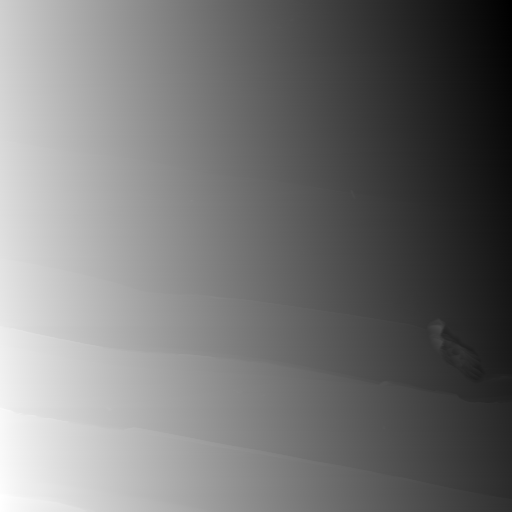
#> input picture data/data1/rawdata1.tif, 512 x 512 px
$ jupyter execute --allow-errors dev.ipynb   (shell and % lines are left out)
#> lines starting #> are read from the running program, lines starting #| are printed output that depends on the picture; after the words box and inside, x2 and y2 are one past the last pixel; in counts of white or black regions, pixels touching at a corner belong together
[cell 1]
import sys
import numpy as np
import cv2
from IPython.display import Image, display
from ipywidgets import widgets
from matplotlib import pyplot as plt
from matplotlib.figure import Figure as Figure
from matplotlib.axes import Axes as Axes
import logging
logging.basicConfig(level=logging.INFO)

print("python version:", sys.version)
print("numpy version:", np.__version__)
print("opencv version:", cv2.__version__) # type: ignore

[cell 2]
def drawInSubplot(fig:Figure, pos, img, title="", colorbar=False):
    ax = fig.add_subplot(*pos)
    axImage = ax.imshow(img)
    if title:
        ax.set_title(title)
    if colorbar:
        fig.colorbar(axImage, ax=ax)
    return ax,axImage


def plotInSubplot(fig:Figure, pos, data, title="", legend=True):
    ax = fig.add_subplot(*pos)
    if type(data) == dict:
        for k,v in data.items():
            ax.plot(v[0],v[1], label=k)
        ax.legend()
    elif type(data)==tuple:
        if (type(data[0])==tuple):
            for d in data:
                ax.plot(d[0],d[1])
        else:
            ax.plot(data[0],data[1])
    if title:
        ax.set_title(title)
    return ax

[cell 3]
raw_data = cv2.imread("data/data1/rawdata1.tif",cv2.IMREAD_UNCHANGED)
#> raw_data is the input picture: shape (512, 512) uint16; min 0, max 65535, mean 29993.7
print(raw_data.shape, raw_data.dtype)
#| (512, 512) uint16
jpg_data = cv2.cvtColor(cv2.imread("data/data1/rawdata1.jpg"), cv2.COLOR_BGR2GRAY)
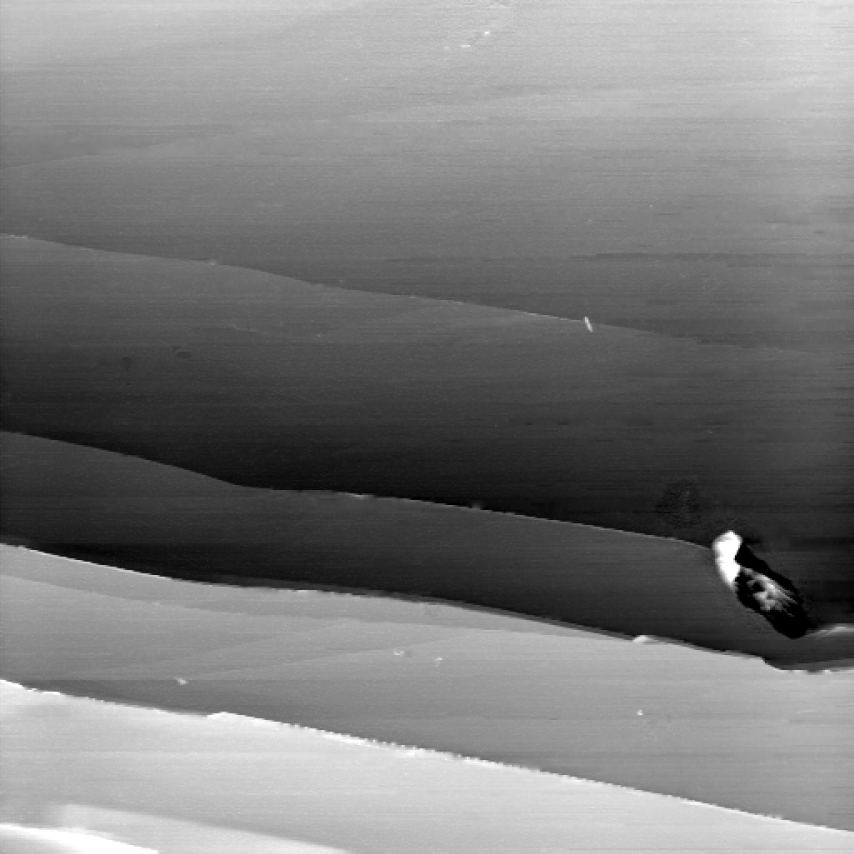
#> input picture data/data1/rawdata1.jpg, 2560 x 2560 px (shown at 1/3 size)
#> jpg_data: shape (2560, 2560); min 0, max 255, mean 123.3
print(jpg_data.shape, jpg_data.dtype)
#| (2560, 2560) uint8
manually_marked = cv2.imread("data/data1/rawdata1_manually_marked.png")
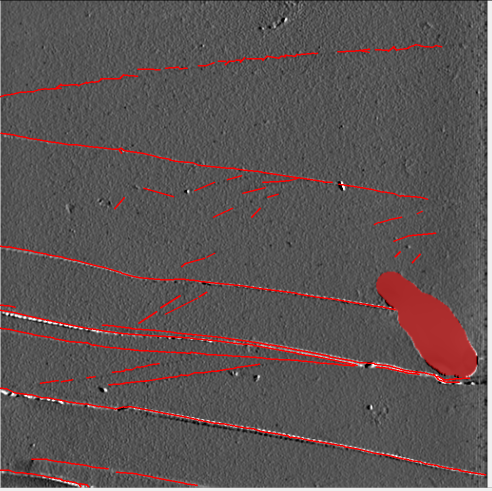
#> input picture data/data1/rawdata1_manually_marked.png, 983 x 981 px (shown at 1/2 size)
#> manually_marked is the input picture: shape (981, 983, 3); mean B, G, R 83.6, 83.6, 92.3
print(manually_marked.shape, manually_marked.dtype)
#| (981, 983, 3) uint8

UINT16TO8 = "uint16_to_uint8"
F32TOUINT8 = "float32_to_uint8"
F32TOUINT16 = "float32_to_uint16"
def compress(img:np.ndarray,mode=UINT16TO8)->np.ndarray:
    if mode == UINT16TO8:
        return (img.astype(np.float32)/256).astype(np.uint8)
    elif mode == F32TOUINT8:
        leveled = (img - img.min())/(img.max()-img.min())
        return (leveled*255).astype(np.uint8)
    elif mode == F32TOUINT16:
        leveled = (img - img.min())/(img.max()-img.min())
        return (leveled*65535).astype(np.uint16)
    else:
        raise ValueError("Unknown compression mode.")

#> (the rest of this cell did not finish here and is left out)

[cell 4]
raw_data = cv2.imread("data/data1/rawdata1.tif",cv2.IMREAD_UNCHANGED)
jpg_data = cv2.cvtColor(cv2.imread("data/data1/rawdata1.jpg"), cv2.COLOR_BGR2GRAY)

def slopeComp(img:np.ndarray, slope:float, axis:int)->np.ndarray:
    out_dtype = img.dtype
    x = np.arange(img.shape[axis]).astype(np.float32)
    y = x*slope
    if axis == 0:
        base = y.reshape((1,-1)).repeat(img.shape[1], axis=0)
    elif axis == 1:
        base = y.reshape((-1,1)).repeat(img.shape[0], axis=1)
    else:
        raise ValueError("invalid axis")
    f_array = img.astype(np.float32) - base
    maxval = f_array.max()
    minval = f_array.min()
    rangeval = maxval - minval
    if out_dtype == np.uint8:
        if rangeval > 256:
            logging.warning("rangeval > 256")
        if maxval >= 256:
            f_array -= maxval - 255
        elif minval < 0:
            f_array -= minval
        return f_array.astype(np.uint8)
    elif out_dtype == np.uint16:
        if rangeval > 65536:
            logging.warning("rangeval > 65536")
        if maxval >= 65536:
            f_array -= maxval - 65535
        elif minval < 0:
            f_array -= minval
        return f_array.astype(np.uint16)
    else:
        return f_array

dx = cv2.filter2D(raw_data.astype(np.float32),-1,np.array([[-1.0,1.0]]))
dy = cv2.filter2D(raw_data.astype(np.float32),-1,np.array([[-1.0],[1.0]]))
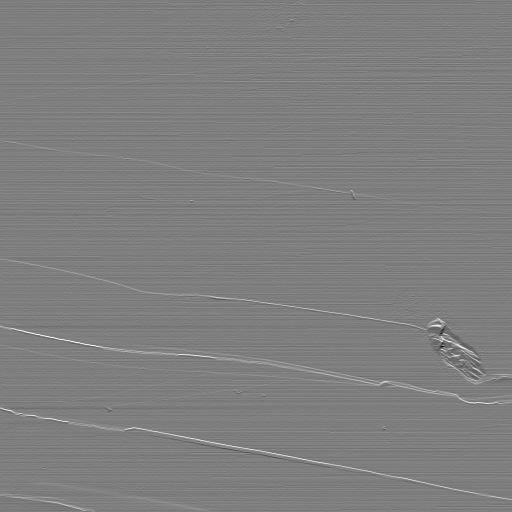
#> dy: shape (512, 512) float32; min -2156, max 2212, mean 24.2; drawn with min black and max white
mdx = np.median(dx)
#> mdx = -104
mdy = np.median(dy)
#> mdy = 17
slope_comped = compress(slopeComp(slopeComp(raw_data, mdx, 0), mdy, 1), F32TOUINT8)
#> in slopeComp, `y = x*slope`: y = 512 values, max 0 at index 0, min -53144 at index 511, mean -26572
#> in slopeComp, `f_array = img.astype(np.float32) - base`:
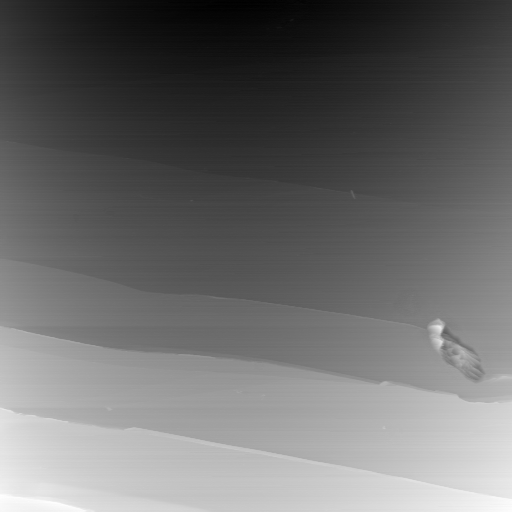
#> f_array: shape (512, 512) float32; min 49886, max 65553, mean 56565.7; drawn with min black and max white
#> in slopeComp, `maxval = f_array.max()`: maxval = 65553
#> in slopeComp, `minval = f_array.min()`: minval = 49886
#> in slopeComp, `rangeval = maxval - minval`: rangeval = 15667
#> call 2 of slopeComp, with slope = 17, axis = 1
#> in slopeComp (call 2), `y = x*slope`: y = 512 values from 0 to 8687
#> in slopeComp (call 2), `base = y.reshape((-1,1)).repeat(img.shape[0], axis=1)`:
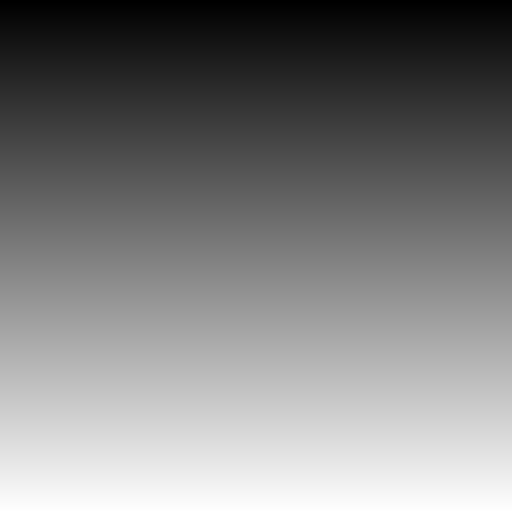
#> base: shape (512, 512) float32; min 0, max 8687, mean 4343.5; drawn with min black and max white
#> in slopeComp (call 2), `f_array = img.astype(np.float32) - base`:
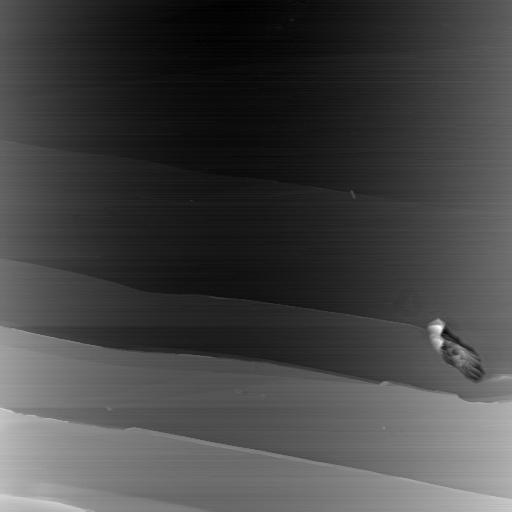
#> f_array: shape (512, 512) float32; min 49823, max 58662, mean 52204.2; drawn with min black and max white
#> in slopeComp (call 2), `maxval = f_array.max()`: maxval = 58662
#> in slopeComp (call 2), `minval = f_array.min()`: minval = 49823
#> in slopeComp (call 2), `rangeval = maxval - minval`: rangeval = 8839

dy = cv2.filter2D(jpg_data.astype(np.float32),-1,np.array([[-1.0],[1.0]]))
#> dy: shape (2560, 2560) float32
mdx = np.median(cv2.filter2D(jpg_data.astype(np.float32),-1,np.array([[-1.0,1.0]])))
#> mdx = 0
mdy = np.median(dy)
#> mdy = 0
jpg_flatten = compress(slopeComp(slopeComp(jpg_data, mdx, 0), 0.023, 1), F32TOUINT8)
#> in slopeComp (call 3), `base = y.reshape((1,-1)).repeat(img.shape[1], axis=0)`: base: shape (2560, 2560) float32; every value is 0
#> call 4 of slopeComp, with slope = 0.023, axis = 1
#> in slopeComp (call 4), `f_array = img.astype(np.float32) - base`:
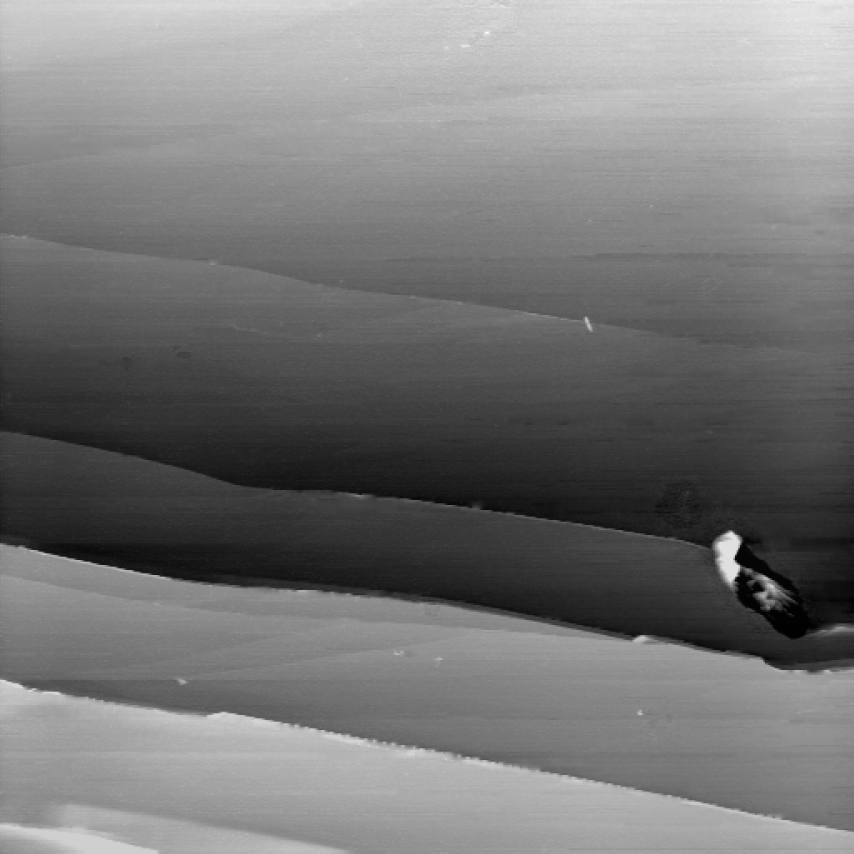
#> f_array: shape (2560, 2560) float32 (shown at 1/3 size); min -45.4, max 252.8, mean 93.8; drawn with min black and max white
#> in slopeComp (call 4), `maxval = f_array.max()`: maxval = 252.8
#> in slopeComp (call 4), `minval = f_array.min()`: minval = -45.4
#> in slopeComp (call 4), `rangeval = maxval - minval`: rangeval = 298.2

#> (the rest of this cell did not finish here and is left out)

[cell 5]
def longPrewitt(img:np.ndarray, size:tuple[int,int], axis:int)->np.ndarray:
    if (axis < 0 or axis > 1):
        raise ValueError("invalid axis")
    halfwidth = size[1-axis] // 2
    kernel = np.hstack((-np.ones(halfwidth),np.zeros(size[not axis]%2),np.ones(halfwidth))) / halfwidth
    shape = (1-axis*2, axis*2-1) # 0->(1,-1), 1->(-1,1)
    kernel = np.repeat(kernel.reshape(shape), size[axis], axis=1-axis) / size[axis]
    return cv2.filter2D(img.astype(np.float32),-1,kernel)

med_size = 5
prewitt_size = 7
prewitt_width = 3

med = cv2.medianBlur(slope_comped,med_size)
dx = longPrewitt(med, (prewitt_width,prewitt_size), 0)
dy = longPrewitt(med, (prewitt_size,prewitt_width), 1)
#> call 2 of longPrewitt, with size = (7, 3), axis = 1
#> in longPrewitt (call 2), `return cv2.filter2D(img.astype(np.float32),-1,kernel)`:
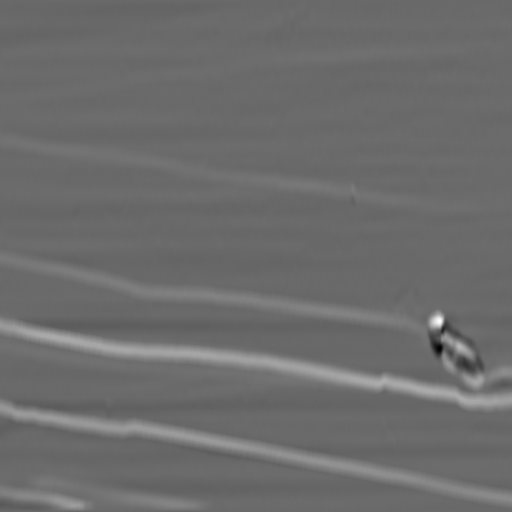
#> returned value: shape (512, 512) float32; min -84.44, max 119.1, mean 2.5; drawn with min black and max white
grad = np.sqrt(dx**2 + dy**2)
mind = dx.copy()
mind[np.abs(dy)<np.abs(dx)] = dy[np.abs(dy)<np.abs(dx)]
mind = np.abs(mind)

#> (the rest of this cell did not finish here and is left out)

[cell 6]
def binarize(img, upper_thresh, lower_thresh=None, *, iter=1)->np.ndarray:
#> called with upper_thresh = 7, iter = 100
    I = np.ones_like(img, dtype=np.uint8)
    edge = img >= upper_thresh
#> edge: shape (512, 512) bool; 4.2% white; 63 white regions (40 under 20 px), largest, box (x1, y1, x2, y2) and area: (1, 318, 386, 385) 2138, (135, 427, 509, 499) 1488, (420, 317, 479, 375) 1471
    if lower_thresh is None:
        return edge.astype(np.uint8) * 255

    edge = edge.astype(np.uint8)
    possible = (img >= lower_thresh).astype(np.uint8)
    k = np.ones((3,3), dtype=np.uint8)
    s = 0
    count = 0
    while (s != edge.sum()) and (count < iter):
        count += 1
        edge = cv2.dilate(edge, k) * possible
        s = edge.sum()
    print("iter count = ", count)
    return edge * 255

mind_binarized = binarize(mind, 7, iter=100)
grad_binarized = binarize(grad, 10,5,iter=100)
#> call 2 of binarize, with upper_thresh = 10, lower_thresh = 5, iter = 100
#> in binarize (call 2), `edge = img >= upper_thresh`: edge: shape (512, 512) bool; 11.3% white; 28 white regions (14 under 20 px), largest, box (x1, y1, x2, y2) and area: (0, 254, 512, 412) 17121, (0, 400, 512, 506) 7775, (0, 477, 213, 512) 2671
#> in binarize (call 2), `possible = (img >= lower_thresh).astype(np.uint8)`:
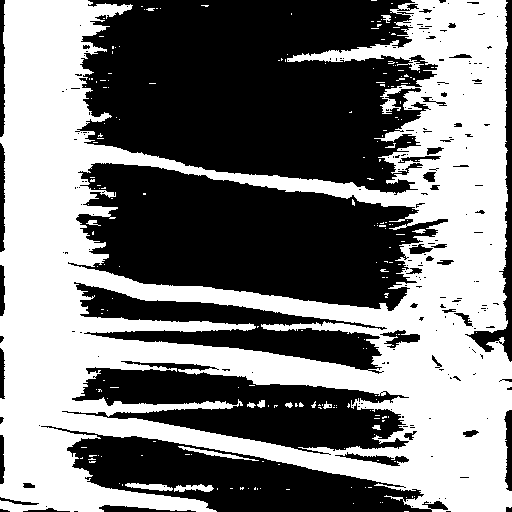
#> possible: shape (512, 512); values 0 (black) and 1 (white), 48.2% white; 209 white regions (195 under 20 px), largest, box (x1, y1, x2, y2) and area: (0, 0, 512, 512) 124736, (178, 446, 259, 461) 241, (125, 483, 173, 491) 230
#> the loop in binarize (call 2), `while (s != edge.sum()) and (count < iter):` made 1 pass
#> (count, s) on pass 1: (1, 35591)
#> pass 1, in binarize (call 2), `edge = cv2.dilate(edge, k) * possible`:
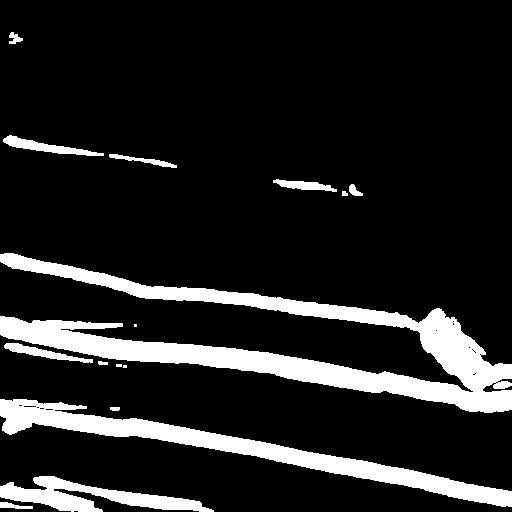
#> edge: shape (512, 512); values 0 (black) and 1 (white), 13.6% white; 16 white regions (3 under 20 px), largest, box (x1, y1, x2, y2) and area: (0, 253, 512, 413) 20386, (0, 399, 512, 507) 9414, (0, 476, 214, 512) 3318
#> after the loop in binarize (call 2), `while (s != edge.sum()) and (count < iter):`: count = 1
#| iter count =  1

#> (the rest of this cell did not finish here and is left out)

[cell 7]
def drawInSubplot(fig, pos, img, title="", colorbar=False):
    ax = fig.add_subplot(*pos)
    axImage = ax.imshow(img)
    if title:
        ax.set_title(title)
    if colorbar:
        fig.colorbar(ax.imshow(img), ax=ax)
    return ax,axImage

[cell 8]
raw_data1 = cv2.cvtColor(cv2.imread("data/data1/rawdata1.jpg"), cv2.COLOR_BGR2GRAY)
print(raw_data1.shape, raw_data1.dtype)
#| (2560, 2560) uint8
manually_marked = cv2.imread("data/data1/rawdata1_manually_marked.png")
print(manually_marked.shape, manually_marked.dtype)
#| (981, 983, 3) uint8

data = cv2.GaussianBlur(raw_data1, (1,11), 11)
#> (the rest of this cell did not finish here and is left out)
